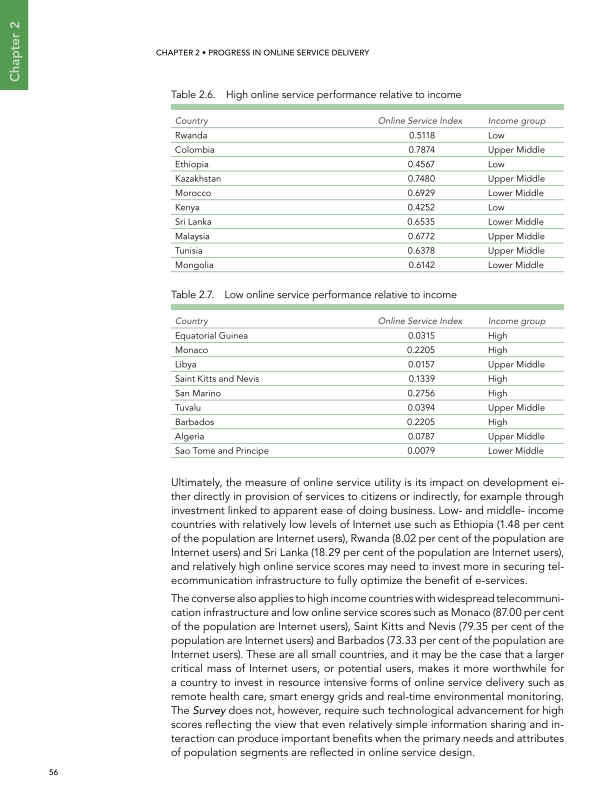
#> input picture Table Structure Recognition/Examples/cTDaR_t10120.jpg, 1224 x 1584 px (shown at 1/2 size)
$ python -i blessFunc.py   (imports and definitions only)
#> lines starting #> are read from the running program, lines starting #| are printed output that depends on the picture; after the words box and inside, x2 and y2 are one past the last pixel; in counts of white or black regions, pixels touching at a corner belong together
#> further down, picture is the input picture: shape (1584, 1224, 3); mean B, G, R 242.4, 243.7, 242.4
import numpy as np
import cv2
from Functions.borderFunc import extract_table
from lxml import etree
## Input : roi of one cell
## Output : bounding box for the text in that cell
def extractTextBless(img):
    return_arr = []
    h,w=img.shape[0:2]
#> h = 1584; w = 1224
    base_size=h+14,w+14,3
#> base_size = (1598, 1238, 3)
    img_np = np.zeros(base_size,dtype=np.uint8)
    cv2.rectangle(img_np,(0,0),(w+14,h+14),(255,255,255),30)
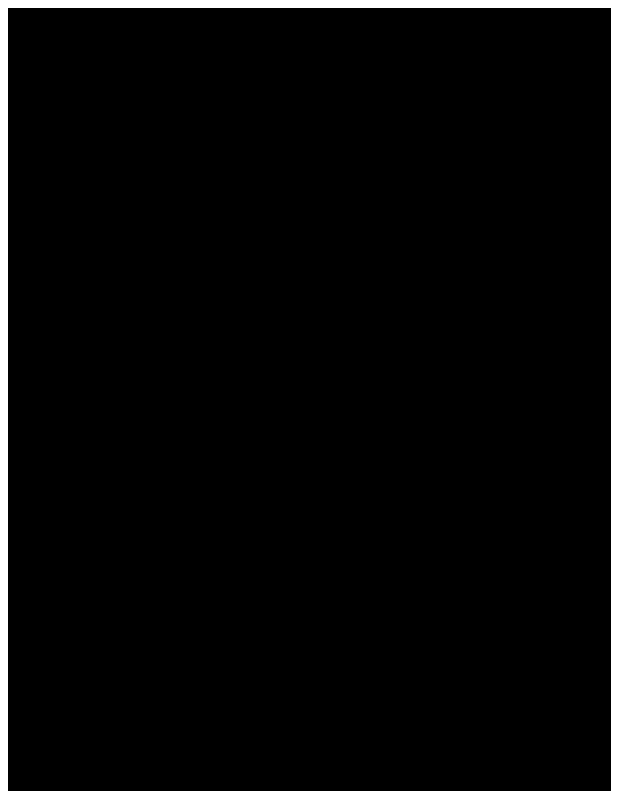
#> img_np: shape (1598, 1238, 3) (shown at 1/2 size); 4.4% white; 1 white region, box (x1, y1, x2, y2) and area: (0, 0, 1238, 1598) 86955
    img_np[7:h+7,7:w+7]=img
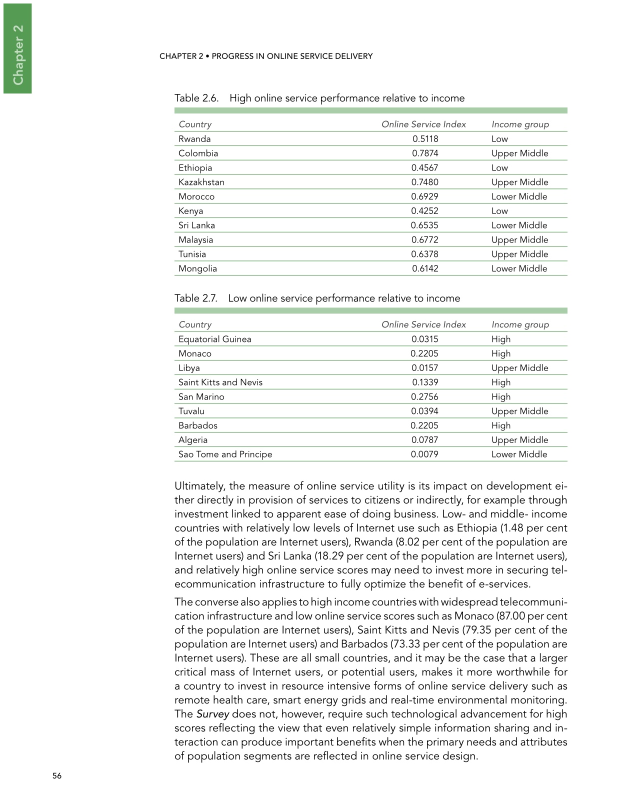
#> img_np: shape (1598, 1238, 3) (shown at 1/2 size); mean of channels 0, 1, 2 242.6, 243.9, 242.7; drawn as B, G, R
    # cv2_imshow(img_np)
    gray = cv2.cvtColor(img_np, cv2.COLOR_BGR2GRAY)
    # blur = cv2.GaussianBlur(gray,(5,5),0)
    ret, thresh1 = cv2.threshold(gray, 0, 255, cv2.THRESH_OTSU | cv2.THRESH_BINARY_INV)
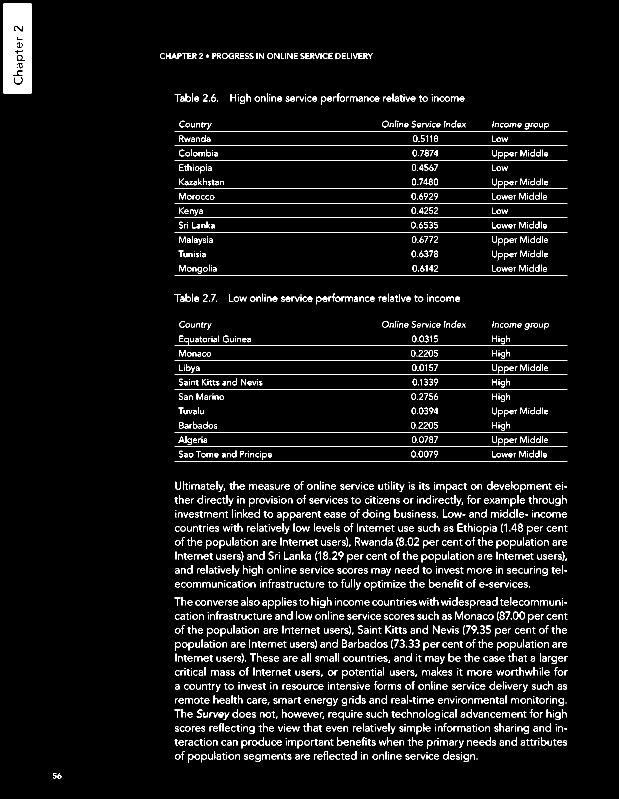
#> thresh1: shape (1598, 1238) (shown at 1/2 size); 5.2% white in thin lines or dots, all inside (x1, y1, x2, y2) = (7, 7, 1135, 1557)
#> ret = 163
    rect_kernel = cv2.getStructuringElement(cv2.MORPH_RECT, (3, 1))
    dilation = cv2.dilate(thresh1, rect_kernel, iterations = 2)
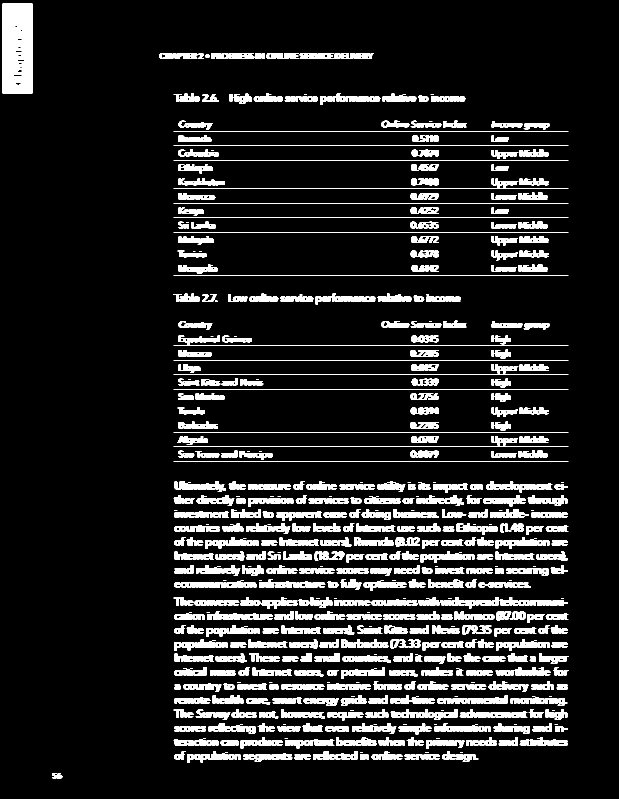
#> dilation: shape (1598, 1238) (shown at 1/2 size); 11.4% white; 496 white regions (107 under 20 px)
    # cv2_imshow(dilation)
    contours, hierarchy = cv2.findContours(dilation, cv2.RETR_EXTERNAL,cv2.CHAIN_APPROX_NONE)
#> contours = 496 contours, 122 with area under 20; largest, box (x1, y1, x2, y2) and area: (5, 7, 65, 187) 10561, (348, 1162, 513, 1175) 1430, (781, 1418, 915, 1440) 1329, (972, 962, 1105, 985) 1246, (874, 1390, 1015, 1407) 1238
    for cnt in (contours):
        if cv2.contourArea(cnt) < 20:
          continue
        x, y, w, h = cv2.boundingRect(cnt)
        if(h<6) or w<4 or h/img.shape[0]>0.95 or h>30:
          continue
        return_arr.append([x-7, y-7, w, h])
#> this loop made 496 passes
#> (x, y, w, h) on passes 1 to 3: (104, 1546, 21, 11), (809, 1508, 71, 11), (720, 1508, 18, 11)
#> after the loop, return_arr = 372 items, first 6: [97, 1539, 21, 11], [802, 1501, 71, 11], [713, 1501, 18, 11], [581, 1501, 34, 11], [479, 1499, 99, 18], [877, 1495, 73, 22]
    return return_arr

## Input : Roi of Table , Orignal Image, Cells Detected
## Output : Returns XML element which has contains bounding box of textchunks
# [355 lines left out: function borderless, not called in this run]

>>> import cv2
>>> picture = cv2.imread('../Examples/cTDaR_t10120.jpg')
>>> result = extractTextBless(picture)
#> result has the same summary as return_arr in extractTextBless
